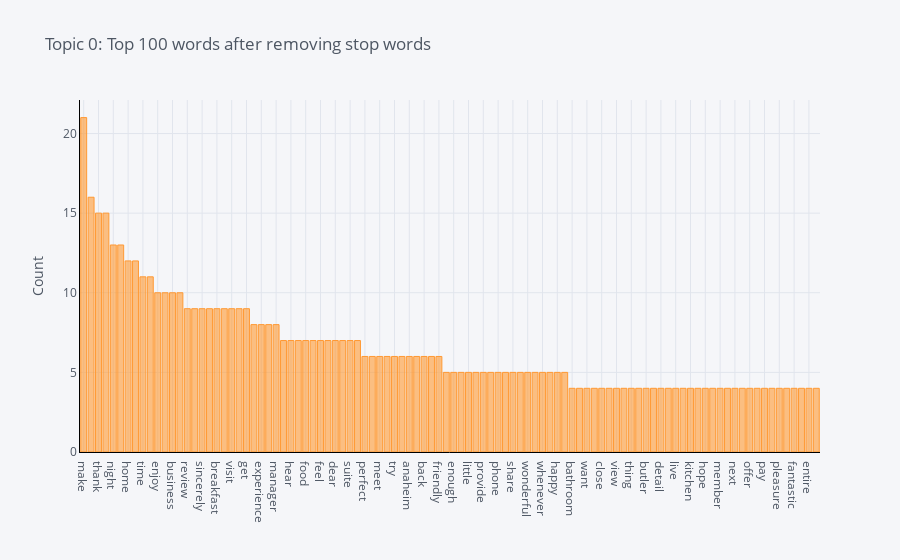

Notebook cell for this chart:
### Markdown cell above
<a id = "1.0"></a>
<p style="font-size:20px;color:#34656d;font-family:'Comic Sans MS';text-align:left;border-radius:5px;">
<strong>Visualización</strong></p>

### Code cell
plot_model(model=lda, plot='frequency')

### Figure 1 — Plotly figure (JSON) as saved in the notebook; plotly's stock layout.template omitted (floating-point values rounded to 4 significant figures)
{"data": [{"marker": {"color": "rgba(255, 153, 51, 0.6)", "line": {"color": "rgba(255, 153, 51, 1.0)", "width": 1}}, "name": "count", "orientation": "v", "text": "", "type": "bar", "x": ["make", "need", "thank", "service", "night", "guest", "home", "see", "time", "well", "enjoy", "away", "business", "clean", "review", "restaurant", "sincerely", "say", "breakfast", "trip", "visit", "appreciate", "get", "really", "experience", "location", "manager", "helpful", "hear", "find", "food", "also", "feel", "place", "dear", "soon", "suite", "team", "perfect", "recent", "meet", "take", "try", "use", "anaheim", "work", "back", "feedback", "friendly", "last", "enough", "day", "little", "come", "provide", "coffee", "phone", "office", "share", "walk", "wonderful", "ask", "whenever", "much", "happy", "arrive", "bathroom", "area", "want", "special", "close", "choose", "view", "call", "thing", "deliver", "butler", "regard", "detail", "directly", "live", "large", "kitchen", "hour", "hope", "help", "member", "name", "next", "nice", "offer", "open", "pay", "far", "pleasure", "property", "fantastic", "exceptional", "entire", "love"], "y": [21, 16, 15, 15, 13, 13, 12, 12, 11, 11, 10, 10, 10, 10, 9, 9, 9, 9, 9, 9, 9, 9, 9, 8, 8, 8, 8, 7, 7, 7, 7, 7, 7, 7, 7, 7, 7, 7, 6, 6, 6, 6, 6, 6, 6, 6, 6, 6, 6, 5, 5, 5, 5, 5, 5, 5, 5, 5, 5, 5, 5, 5, 5, 5, 5, 5, 4, 4, 4, 4, 4, 4, 4, 4, 4, 4, 4, 4, 4, 4, 4, 4, 4, 4, 4, 4, 4, 4, 4, 4, 4, 4, 4, 4, 4, 4, 4, 4, 4, 4]}], "layout": {"legend": {"bgcolor": "#F5F6F9", "font": {"color": "#4D5663"}}, "paper_bgcolor": "#F5F6F9", "plot_bgcolor": "#F5F6F9", "title": {"font": {"color": "#4D5663"}, "text": "Topic 0: Top 100 words after removing stop words"}, "xaxis": {"gridcolor": "#E1E5ED", "linecolor": "black", "showgrid": true, "tickfont": {"color": "#4D5663"}, "title": {"font": {"color": "#4D5663"}, "text": ""}, "zerolinecolor": "#E1E5ED"}, "yaxis": {"gridcolor": "#E1E5ED", "linecolor": "black", "showgrid": true, "tickfont": {"color": "#4D5663"}, "title": {"font": {"color": "#4D5663"}, "text": "Count"}, "zerolinecolor": "#E1E5ED"}}}
